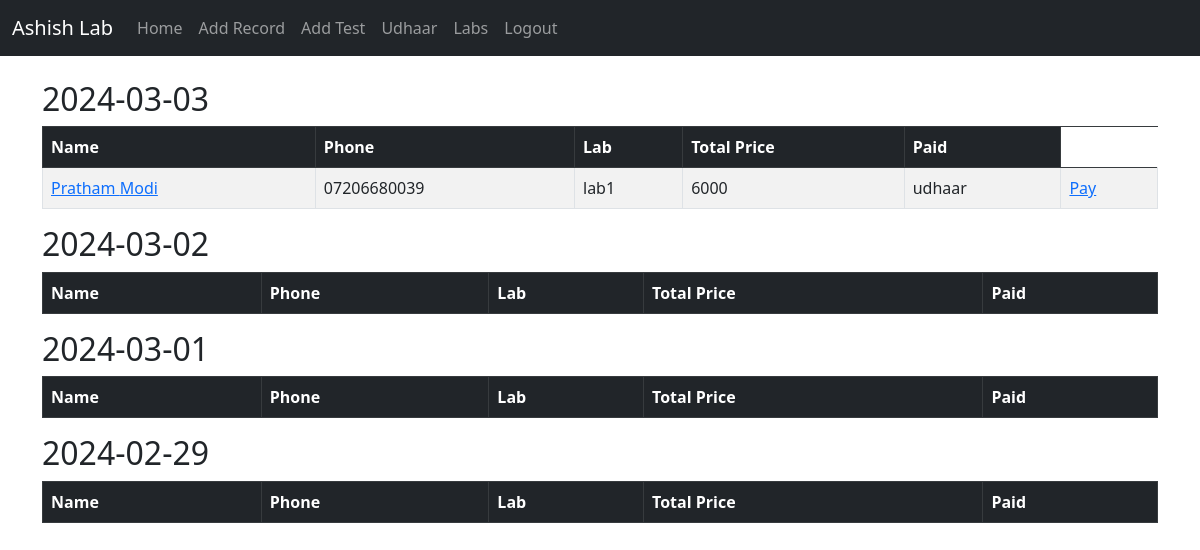
Screenshot of /udhaar/ (signed in) with the database file from the repository.
### website/models.py (models this page shows, shortened)
class Record(models.Model):
	tests = models.ManyToManyField('Test', related_name='records')
	created_at = models.DateTimeField(auto_now_add=True)
	first_name = models.CharField(max_length=50)
	last_name =  models.CharField(max_length=50)
	phone = models.CharField(max_length=15)
	lab = models.CharField(max_length=50, default='own')
	total_price = models.IntegerField(default = 0)
	paid = models.CharField(max_length=50, default='paid')

### website/views.py (the view)
# urls.py: path('udhaar/', views.udhaar, name='udhaar'),
def udhaar(request):
	records = Record.objects.all()
	return render(request, 'udhaar.html', {'records':records})

### templates/udhaar.html (shortened to what this page needs)
{% extends 'base.html' %}
{% block content %}
{% if user.is_authenticated %}
{% if records %}
    {% regroup records by created_at|date:"Y-m-d" as grouped_records %}
    {% for group in grouped_records reversed %}
        <h2>{{ group.grouper }}</h2>
        <table class="table table-striped table-hover table-bordered">
            <thead class="table-dark">
                <tr>
                    <th scope="col">Name</th>
                    <th scope="col">Phone</th>
                    <th scope="col">Lab</th>
                    <th scope="col">Total Price</th>
                    <th scope="col">Paid</th>
                </tr>
            </thead>
            <tbody>
                {% for record in group.list reversed %}
                {% if record.paid == "udhaar" %}
                    <tr>
                        <td><a href="{% url 'record' record.id %}">{{ record.first_name }} {{ record.last_name }}</a></td>
                        <td>{{ record.phone }}</td>
                        <td>{{ record.lab }}</td>
                        <td>{{ record.total_price }}</td>
                        <td>{{ record.paid }}</td>
                            <td><a href="{% url 'pay_option2' record.id %}">Pay</a></td>
                    </tr>
                {% endif %}
                {% endfor %}
            </tbody>
        </table>
    {% endfor %}
{% endif %}
{% endif %}
{% endblock %}

### rows the page displays
Record: first_name "Pratham", last_name "Modi", phone "07206680039", lab "lab1", total_price "6000", paid "udhaar"

### other values shown
{{ group.grouper }} "2024-03-03" "2024-03-02" "2024-03-01" "2024-02-29"
